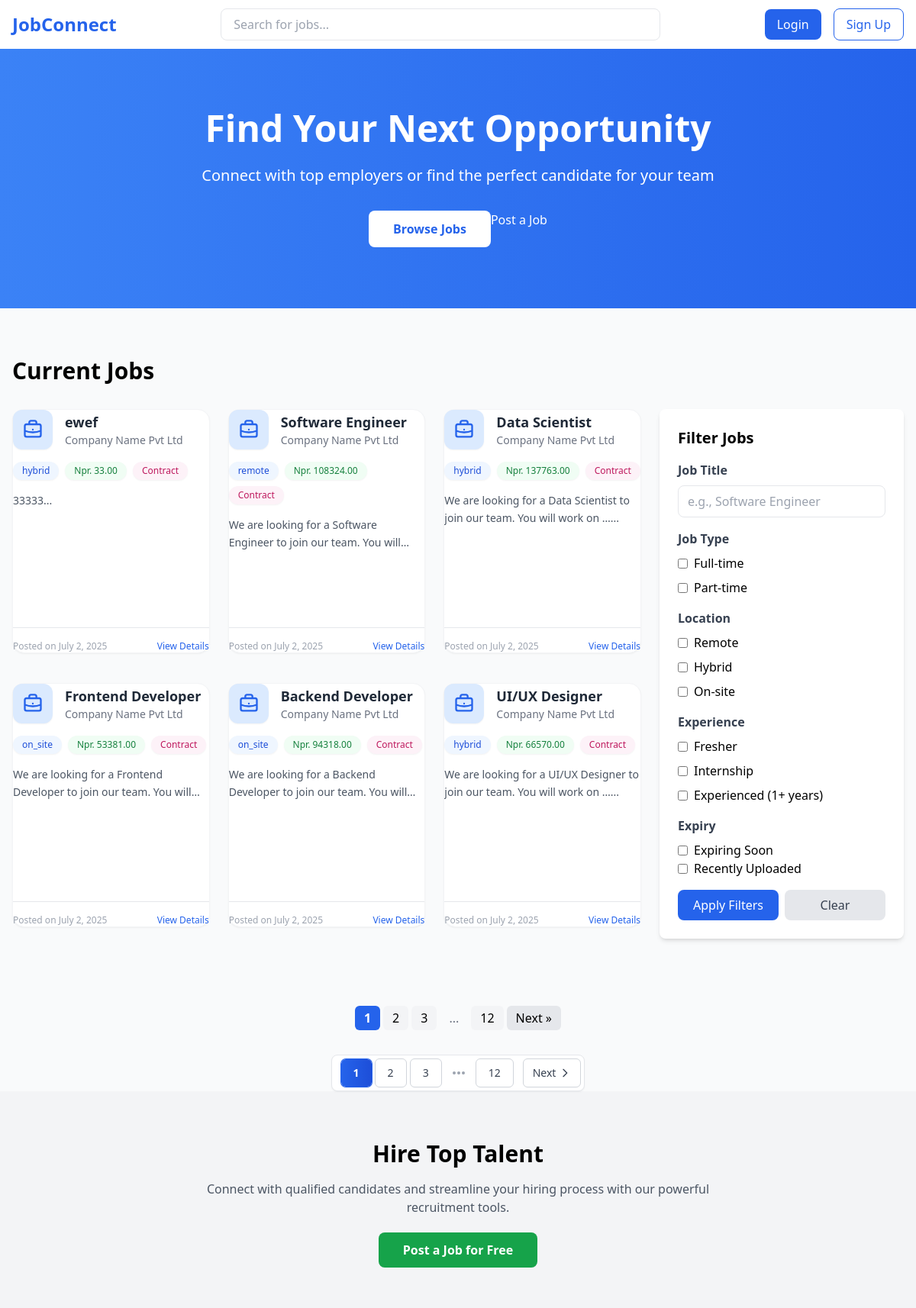
The page / on the database its author committed.
### jobs/models.py (models this page shows, shortened)
class JobAdvert(models.Model):
    job_tracking_id = models.CharField(max_length=4, unique=True, editable=False ,default='')
    EmploymentType=[
        ('full_time', 'Full Time'),
        ('part_time', 'Part Time'),
        ('contract', 'Contract'),
        ('freelance', 'Freelance'),
        ('internship', 'Internship'),
    ]
    LocationTypeChoice = [
        ('remote', 'Remote'),
        ('hybrid', 'Hybrid'),
        ('on_site', 'On-site'),
    ]
    ExperienceLevel = [
        ('intern', 'Intern'),
        ('traineeship', 'Traineeship'),
        ('entry_level', 'Entry Level'),
        ('mid_level', 'Mid Level'),
        ('senior', 'Senior'),
        ('director', 'Director'),
        ('executive', 'Executive'),
    ]
    title = models.CharField(max_length=150)
    job_type = models.CharField(max_length=50, choices=EmploymentType)
    location_type = models.CharField(max_length=50, choices=LocationTypeChoice)
    experience_level = models.CharField(max_length=50, choices=ExperienceLevel,null=True,blank=True, help_text="Experience level required for the job")
    no_of_vacancies = models.PositiveIntegerField(default=1)
    deadline = models.DateField(default=thirtY_days_from_now, help_text="Deadline for job application")
    salary = models.DecimalField(max_digits=10, decimal_places=2, null=True, blank=True)
    description = models.TextField()
    key_responsibilities = models.TextField()
    core_skills = models.JSONField(default=list, help_text="List of skills")
    nice_to_have_skills = models.JSONField(default=list, help_text="List of skills", blank=True)
    is_active = models.BooleanField(default=True)
    created_at = models.DateField(auto_now_add=True, help_text="Date when the job was created")
    class Meta:
        ordering = ['-created_at']

### jobs/views.py (the view)
# urls.py: path('', views.home, name='home'),
def home(request):
    jobs = JobAdvert.objects.filter(is_active=True).order_by('-deadline')
    job_data = []
    for job in jobs:
        days_diff = (date.today() - job.deadline).days
        if days_diff == 0:
            posted_ago = "Today"
        elif days_diff == 1:
            posted_ago = "1 day ago"
        else:
            posted_ago = f"{days_diff} days ago"
        job_data.append({
            'job': job,
            'posted_ago': posted_ago
        })
    return render(request, 'home.html',{'posted_ago': job_data})

### jobs/context_processors.py (called while the page is built)
def jobs_advertised(request):
    job_adverts = JobAdvert.objects.all().order_by('-created_at') # Fetch latest 5 active job adverts
    paginator = Paginator(job_adverts, 6)  # Show 5 job adverts per page
    page_numer = request.GET.get('page')
    job_adverts = paginator.get_page(page_numer)
    return {
        'job_adverts': job_adverts
    }

### templates/home.html (shortened to what this page needs)
<!DOCTYPE html>
<html lang="en">
<head>
    <script src="https://cdn.tailwindcss.com"></script>
    <link href="https://cdn.jsdelivr.net/npm/@yaireo/tagify/dist/tagify.css" rel="stylesheet" type="text/css" />
</head>
<body class="bg-gray-50">
    <nav class="bg-white shadow-lg">
        <div class="max-w-7xl mx-auto px-4">
            <div class="flex justify-between items-center h-16">
                <div class="flex items-center">
                  <a href="{% url 'home' %}"><span class="text-2xl font-bold text-blue-600">JobConnect</span></a>
                </div>
                <div class="flex-1 max-w-xl mx-8">
                    <div class="relative">
                        <input type="text"
                               class="w-full px-4 py-2 rounded-lg border focus:outline-none focus:ring-2 focus:ring-blue-500"
                               placeholder="Search for jobs...">
                    </div>
                </div>
                <div class="flex items-center space-x-4">
                    <a href="#" class="px-4 py-2 bg-blue-600 text-white rounded-lg hover:bg-blue-700">Login</a>
                    <a href="#" class="px-4 py-2 border border-blue-600 text-blue-600 rounded-lg hover:bg-blue-50">Sign Up</a>
                </div>
            </div>
        </div>
    </nav>
    <div class="bg-gradient-to-r from-blue-500 to-blue-600 text-white py-20">
        <div class="max-w-7xl mx-auto px-4 text-center">
            <h1 class="text-5xl font-bold mb-6">Find Your Next Opportunity</h1>
            <p class="text-xl mb-8">Connect with top employers or find the perfect candidate for your team</p>
            <div class="flex justify-center space-x-4">
                <a href="#" class="px-8 py-3 bg-white text-blue-600 rounded-lg font-semibold hover:bg-gray-100">
                    Browse Jobs
                </a>
                    Post a Job
            </div>
        </div>
    </div>
    <div class="max-w-7xl mx-auto px-4 py-16">
        <h2 class="text-3xl font-bold mb-8">Current Jobs</h2>
        <div class="flex flex-col lg:flex-row gap-6">
            <div class="flex-1 grid grid-cols-1 md:grid-cols-2 lg:grid-cols-3 gap-6">
                {% for jobs in job_adverts %}
    <div class="bg-white rounded-2xl shadow-sm hover:shadow-xl transition-shadow h-80 flex flex-col border border-gray-100 hover:border-blue-300">
        <div class="flex items-center mb-4">
          <div class="bg-blue-100 p-3 rounded-xl shadow-sm">
          </div>
          <div class="ml-4">
            <h3 class="text-lg font-bold text-gray-800 group-hover:text-blue-600 transition-colors duration-200">{{ jobs.title }}</h3>
            <p class="text-gray-500 text-sm">Company Name Pvt Ltd</p>
          </div>
        </div>
        <div class="flex flex-wrap gap-2 mb-4">
          <span class="px-3 py-1 bg-blue-50 text-blue-700 rounded-full text-xs font-medium shadow-sm">{{ jobs.location_type }}</span>
          {% if jobs.salary != 0 %}
            <span class="px-3 py-1 bg-green-50 text-green-700 rounded-full text-xs font-medium shadow-sm">Npr. {{ jobs.salary }}</span>
          {% else %}
            <span class="px-3 py-1 bg-yellow-50 text-yellow-800 rounded-full text-xs font-medium shadow-sm">Salary: Negotiable</span>
          {% endif %}
          {% if jobs.job_type == 'full-time' %}
            <span class="px-3 py-1 bg-indigo-50 text-indigo-700 rounded-full text-xs font-medium shadow-sm">Full-time</span>
          {% elif jobs.job_type == 'part-time' %}
            <span class="px-3 py-1 bg-purple-50 text-purple-700 rounded-full text-xs font-medium shadow-sm">Part-time</span>
          {% else %}
            <span class="px-3 py-1 bg-pink-50 text-pink-700 rounded-full text-xs font-medium shadow-sm">Contract</span>
          {% endif %}
        </div>
        <div class="flex-grow">
          <p class="text-gray-600 text-sm leading-relaxed line-clamp-2">{{ jobs.description|truncatewords:15 }}...</p>
        </div>
        <div class="flex justify-between items-center text-xs text-gray-400 mt-4 pt-4 border-t border-gray-200">
          <span>Posted on {{ jobs.created_at|date:"F j, Y" }}</span>
          <span class="text-blue-600 hover:underline font-medium">View Details</span>
        </div>
    </div>
    {% endfor %}
            </div>
            <div class="lg:w-80">
                <div id="filterForm" class="bg-white rounded-lg shadow-md p-6 lg:block hidden">
                    <h3 class="text-xl font-semibold mb-4">Filter Jobs</h3>
                    <form method="GET" action="{% url 'home' %}">
                        <div class="mb-4">
                            <label class="block text-gray-700 font-semibold mb-2">Job Title</label>
                            <input type="text" name="job_title" class="w-full px-3 py-2 border rounded-lg focus:outline-none focus:ring-2 focus:ring-blue-600" placeholder="e.g., Software Engineer">
                        </div>
                        <div class="mb-4">
                            <label class="block text-gray-700 font-semibold mb-2">Job Type</label>
                            <div class="space-y-2">
                                <label class="flex items-center">
                                    <input type="checkbox" name="job_type" value="full-time" class="mr-2">
                                    <span>Full-time</span>
                                </label>
                                <label class="flex items-center">
                                    <input type="checkbox" name="job_type" value="part-time" class="mr-2">
                                    <span>Part-time</span>
                                </label>
                            </div>
                        </div>
                        <div class="mb-4">
                            <label class="block text-gray-700 font-semibold mb-2">Location</label>
                            <div class="space-y-2">
                                <label class="flex items-center">
                                    <input type="checkbox" name="location" value="remote" class="mr-2">
                                    <span>Remote</span>
                                </label>
                                <label class="flex items-center">
                                    <input type="checkbox" name="location" value="hybrid" class="mr-2">
                                    <span>Hybrid</span>
                                </label>
                                <label class="flex items-center">
                                    <input type="checkbox" name="location" value="on-site" class="mr-2">
                                    <span>On-site</span>
                                </label>
                            </div>
                        </div>
                        <div class="mb-4">
                            <label class="block text-gray-700 font-semibold mb-2">Experience</label>
                            <div class="space-y-2">
                                <label class="flex items-center">
                                    <input type="checkbox" name="experience" value="fresher" class="mr-2">
                                    <span>Fresher</span>
                                </label>
                                <label class="flex items-center">
                                    <input type="checkbox" name="experience" value="internship" class="mr-2">
                                    <span>Internship</span>
                                </label>
                                <label class="flex items-center">
                                    <input type="checkbox" name="experience" value="experienced" class="mr-2">
                                    <span>Experienced (1+ years)</span>
                                </label>
                            </div>
                        </div>
                         <label class="block text-gray-700 font-semibold mb-2">Expiry </label>
                        <div class="mb-4">
                            <label class="flex items-center">
                                <input type="checkbox" name="expiring_soon" value="true" class="mr-2">
                                <span>Expiring Soon</span>
                            </label>
                            <label class="flex items-center">
                                <input type="checkbox" name="expiring_soon" value="true" class="mr-2">
                                <span>Recently Uploaded</span>
                            </label>
                        </div>
                        <div class="flex space-x-2">
                            <button type="submit" class="w-full bg-blue-600 text-white py-2 rounded-lg hover:bg-blue-700">Apply Filters</button>
                            <a href="{% url 'home' %}" class="w-full bg-gray-200 text-gray-700 py-2 rounded-lg text-center hover:bg-gray-300">Clear</a>
                        </div>
                    </form>
                </div>
            </div>
        </div>
    </div>
<div class="flex justify-center mt-6">
  <nav class="inline-flex items-center space-x-1">
    {% for num in job_adverts.paginator.page_range %}
      {% if num == 1 or num == job_adverts.paginator.num_pages or num >= job_adverts.number|add:'-2' and num <= job_adverts.number|add:'2' %}
        {% if num == job_adverts.number %}
          <span class="px-3 py-1 rounded-md bg-blue-600 text-white font-semibold">{{ num }}</span>
        {% else %}
          <a href="?page={{ num }}" class="px-3 py-1 rounded-md bg-gray-100 hover:bg-gray-300">{{ num }}</a>
        {% endif %}
      {% elif num == job_adverts.number|add:'-3' or num == job_adverts.number|add:'3' %}
        <span class="px-3 py-1 text-gray-500">...</span>
      {% endif %}
    {% endfor %}
    {% if job_adverts.has_next %}
      <a href="?page={{ job_adverts.next_page_number }}" class="px-3 py-1 rounded-md bg-gray-200 hover:bg-gray-300">Next &raquo;</a>
    {% endif %}
  </nav>
</div>
<div class="flex justify-center mt-8">
  <nav class="flex items-center space-x-1 bg-white rounded-lg shadow-sm border border-gray-200 p-1">
    <div class="flex items-center space-x-1 mx-2">
      {% for num in job_adverts.paginator.page_range %}
        {% if num == 1 or num == job_adverts.paginator.num_pages or num >= job_adverts.number|add:'-2' and num <= job_adverts.number|add:'2' %}
          {% if num == job_adverts.number %}
            <span class="relative inline-flex items-center px-4 py-2 text-sm font-semibold text-white bg-gradient-to-r from-blue-600 to-blue-700 rounded-md shadow-sm ring-1 ring-blue-600">
              {{ num }}
            </span>
          {% else %}
            <a href="?page={{ num }}"
               class="relative inline-flex items-center px-4 py-2 text-sm font-medium text-gray-700 bg-white border border-gray-300 rounded-md hover:bg-gray-50 hover:text-gray-900 hover:border-gray-400 transition-all duration-200 hover:shadow-sm">
              {{ num }}
            </a>
          {% endif %}
        {% elif num == job_adverts.number|add:'-3' or num == job_adverts.number|add:'3' %}
          <span class="relative inline-flex items-center px-2 py-2 text-sm font-medium text-gray-400">
            <svg class="w-5 h-5" fill="currentColor" viewBox="0 0 20 20">
              <path d="M6 10a2 2 0 11-4 0 2 2 0 014 0zM12 10a2 2 0 11-4 0 2 2 0 014 0zM16 12a2 2 0 100-4 2 2 0 000 4z"/>
            </svg>
          </span>
        {% endif %}
      {% endfor %}
    </div>
    {% if job_adverts.has_next %}
      <a href="?page={{ job_adverts.next_page_number }}"
         class="flex items-center px-3 py-2 text-sm font-medium text-gray-700 bg-white border border-gray-300 rounded-md hover:bg-gray-50 hover:text-gray-900 transition-all duration-200 hover:shadow-sm">
        Next
        <svg class="w-4 h-4 ml-1" fill="none" stroke="currentColor" viewBox="0 0 24 24">
          <path stroke-linecap="round" stroke-linejoin="round" stroke-width="2" d="M9 5l7 7-7 7"/>
        </svg>
      </a>
    {% endif %}
  </nav>
</div>
    <div class="bg-gray-100 py-16">
        <div class="max-w-7xl mx-auto px-4 text-center">
            <h2 class="text-3xl font-bold mb-4">Hire Top Talent</h2>
            <p class="text-gray-600 mb-8 max-w-2xl mx-auto">
                Connect with qualified candidates and streamline your hiring process with our powerful recruitment tools.
            </p>
            <a href="#" class="px-8 py-3 bg-green-600 text-white rounded-lg font-semibold hover:bg-green-700">
                Post a Job for Free
            </a>
        </div>
    </div>

### rows shown on the page
JobAdvert: title "ewef", location_type "hybrid", salary "33.00", job_type "Contract", description "33333", created_at "July 2, 2025"
JobAdvert: title "Software Engineer", location_type "remote", salary "108324.00", job_type "Contract", description "We are looking for a Software Engineer to join our team. You…", created_at "July 2, 2025"
JobAdvert: title "Data Scientist", location_type "hybrid", salary "137763.00", job_type "Contract", description "We are looking for a Data Scientist to join our team. You will work on …", created_at "July 2, 2025"
JobAdvert: title "Frontend Developer", location_type "on_site", salary "53381.00", job_type "Contract", description "We are looking for a Frontend Developer to join our team. You…", created_at "July 2, 2025"
JobAdvert: title "Backend Developer", location_type "on_site", salary "94318.00", job_type "Contract", description "We are looking for a Backend Developer to join our team. You…", created_at "July 2, 2025"
JobAdvert: title "UI/UX Designer", location_type "hybrid", salary "66570.00", job_type "Contract", description "We are looking for a UI/UX Designer to join our team. You will work on …", created_at "July 2, 2025"

### other values the page prints
{{ num }} "1"
{{ num }} "2" "3" "12"
